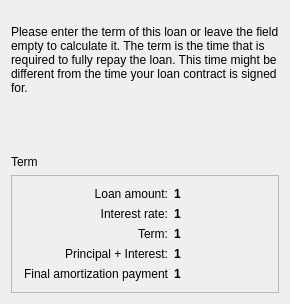
<?xml version="1.0" encoding="UTF-8"?>
<ui version="4.0">
 <class>DurationWizardPageDecl</class>
 <widget class="QWizardPage" name="DurationWizardPageDecl">
  <attribute name="title">
    <string>Duration</string>
  </attribute>
  <layout class="QVBoxLayout">
    <item>
      <widget class="QLabel" name="TextLabel15_2">
        <property name="text">
          <string>
Please enter the term of this loan or leave the field empty to calculate it. The term is the time that is required to fully repay the loan. This time might be different from the time your loan contract is signed for.</string>
        </property>
        <property name="alignment">
          <set>Qt::AlignTop</set>
        </property>
        <property name="wordWrap">
          <bool>true</bool>
        </property>
      </widget>
    </item>
    <item>
      <spacer name="Spacer67_2">
        <property name="sizeHint">
          <size>
            <width>16</width>
            <height>54</height>
          </size>
        </property>
        <property name="sizeType">
          <enum>QSizePolicy::Expanding</enum>
        </property>
        <property name="orientation">
          <enum>Qt::Vertical</enum>
        </property>
      </spacer>
    </item>
    <item>
      <layout class="QHBoxLayout">
        <item>
          <widget class="QLabel" name="TextLabel2_3">
            <property name="sizePolicy">
              <sizepolicy hsizetype="Preferred" vsizetype="Preferred">
                <horstretch>1</horstretch>
                <verstretch>0</verstretch>
              </sizepolicy>
            </property>
            <property name="text">
              <string>Term</string>
            </property>
            <property name="wordWrap">
              <bool>false</bool>
            </property>
          </widget>
        </item>
        <item>
          <widget class="KIntNumInput" name="m_durationValueEdit"/>
        </item>
        <item>
          <widget class="KMyMoneyGeneralCombo" name="m_durationUnitEdit"/>
        </item>
      </layout>
    </item>
    <item>
      <widget class="QFrame" name="Frame3_2_2">
        <property name="frameShape">
          <enum>QFrame::StyledPanel</enum>
        </property>
        <property name="frameShadow">
          <enum>QFrame::Raised</enum>
        </property>
        <layout class="QGridLayout">
          <property name="margin">
            <number>11</number>
          </property>
          <property name="spacing">
            <number>6</number>
          </property>
          <item row="0" column="0">
            <widget class="QLabel" name="TextLabel6_3_2">
              <property name="text">
                <string>Loan amount:</string>
              </property>
              <property name="alignment">
                <set>Qt::AlignVCenter|Qt::AlignRight</set>
              </property>
              <property name="wordWrap">
                <bool>true</bool>
              </property>
            </widget>
          </item>
          <item row="1" column="0">
            <widget class="QLabel" name="TextLabel8_3_2">
              <property name="text">
                <string>Interest rate:</string>
              </property>
              <property name="alignment">
                <set>Qt::AlignVCenter|Qt::AlignRight</set>
              </property>
              <property name="wordWrap">
                <bool>false</bool>
              </property>
            </widget>
          </item>
          <item row="2" column="0">
            <widget class="QLabel" name="TextLabel9_2_2">
              <property name="text">
                <string>Term:</string>
              </property>
              <property name="alignment">
                <set>Qt::AlignVCenter|Qt::AlignRight</set>
              </property>
              <property name="wordWrap">
                <bool>false</bool>
              </property>
            </widget>
          </item>
          <item row="3" column="0">
            <widget class="QLabel" name="TextLabel10_2_2">
              <property name="text">
                <string>Principal + Interest:</string>
              </property>
              <property name="alignment">
                <set>Qt::AlignVCenter|Qt::AlignRight</set>
              </property>
              <property name="wordWrap">
                <bool>false</bool>
              </property>
            </widget>
          </item>
          <item row="4" column="0">
            <widget class="QLabel" name="TextLabel11_3_2">
              <property name="text">
                <string>Final amortization payment</string>
              </property>
              <property name="alignment">
                <set>Qt::AlignVCenter|Qt::AlignRight</set>
              </property>
              <property name="wordWrap">
                <bool>false</bool>
              </property>
            </widget>
          </item>
          <item row="0" column="1">
            <widget class="QLabel" name="m_loanAmount3">
              <property name="font">
                <font>
                  <bold>true</bold>
                </font>
              </property>
              <property name="text">
                <string>1</string>
              </property>
              <property name="textFormat">
                <enum>Qt::PlainText</enum>
              </property>
              <property name="wordWrap">
                <bool>false</bool>
              </property>
            </widget>
          </item>
          <item row="1" column="1">
            <widget class="QLabel" name="m_interestRate3">
              <property name="font">
                <font>
                  <bold>true</bold>
                </font>
              </property>
              <property name="text">
                <string>1</string>
              </property>
              <property name="textFormat">
                <enum>Qt::PlainText</enum>
              </property>
              <property name="wordWrap">
                <bool>false</bool>
              </property>
            </widget>
          </item>
          <item row="2" column="1">
            <widget class="QLabel" name="m_duration3">
              <property name="font">
                <font>
                  <bold>true</bold>
                </font>
              </property>
              <property name="text">
                <string>1</string>
              </property>
              <property name="textFormat">
                <enum>Qt::PlainText</enum>
              </property>
              <property name="wordWrap">
                <bool>false</bool>
              </property>
            </widget>
          </item>
          <item row="3" column="1">
            <widget class="QLabel" name="m_payment3">
              <property name="font">
                <font>
                  <bold>true</bold>
                </font>
              </property>
              <property name="text">
                <string>1</string>
              </property>
              <property name="textFormat">
                <enum>Qt::PlainText</enum>
              </property>
              <property name="wordWrap">
                <bool>false</bool>
              </property>
            </widget>
          </item>
          <item row="4" column="1">
            <widget class="QLabel" name="m_balloon3">
              <property name="font">
                <font>
                  <bold>true</bold>
                </font>
              </property>
              <property name="text">
                <string>1</string>
              </property>
              <property name="textFormat">
                <enum>Qt::PlainText</enum>
              </property>
              <property name="wordWrap">
                <bool>false</bool>
              </property>
            </widget>
          </item>
        </layout>
      </widget>
    </item>
  </layout>
 </widget>
 <resources/>
 <connections/>
 <customwidgets>
  <customwidget>
   <class>KIntNumInput</class>
   <extends>QWidget</extends>
   <header>knuminput.h</header>
   <container>1</container>
  </customwidget>
  <customwidget>
   <class>KMyMoneyGeneralCombo</class>
   <extends>QWidget</extends>
   <header>kmymoneymvccombo.h</header>
   <container>1</container>
  </customwidget>
 </customwidgets>
 <tabstops>
 </tabstops>
</ui>
